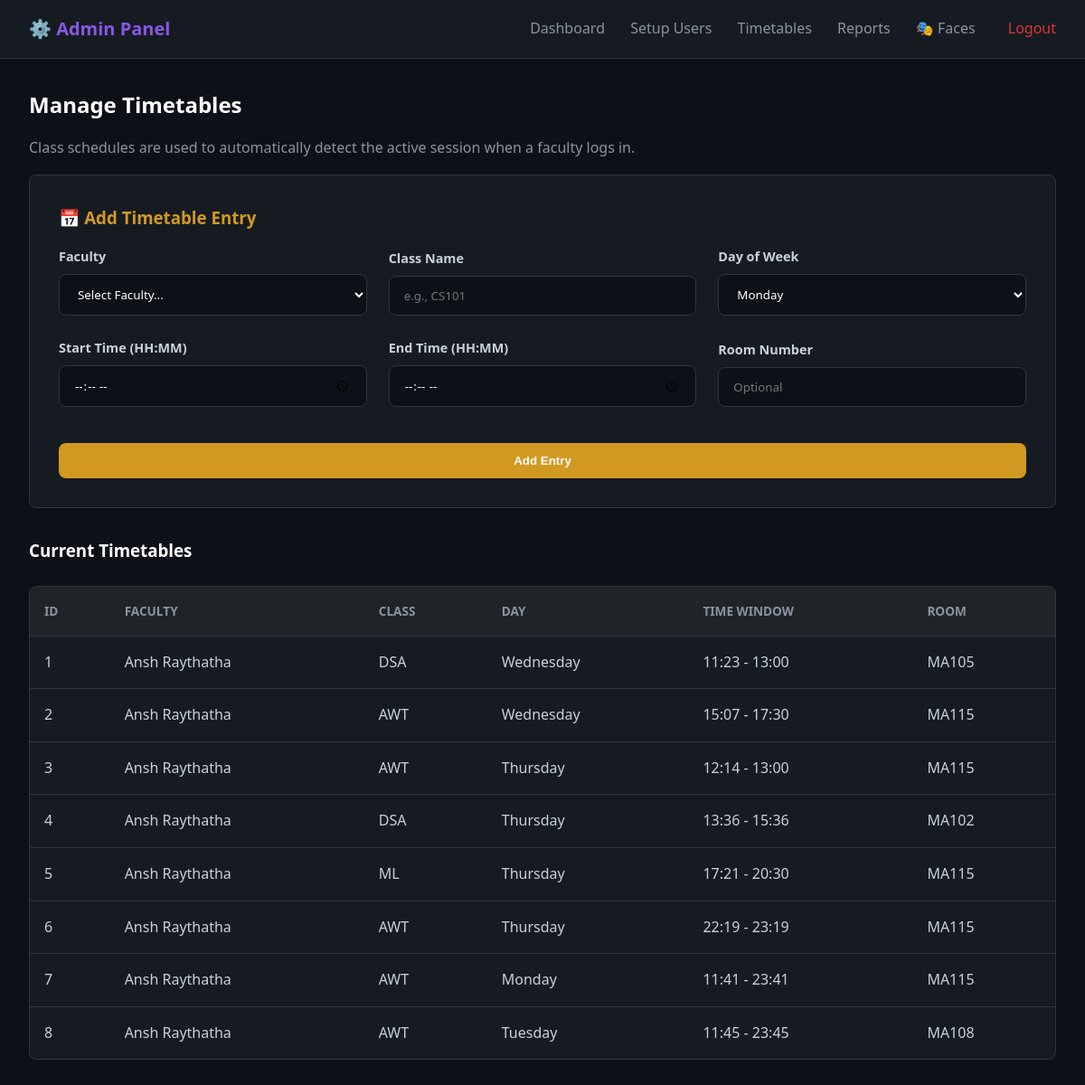
/admin/timetables (signed in), run on an earlier commit of the app's database.
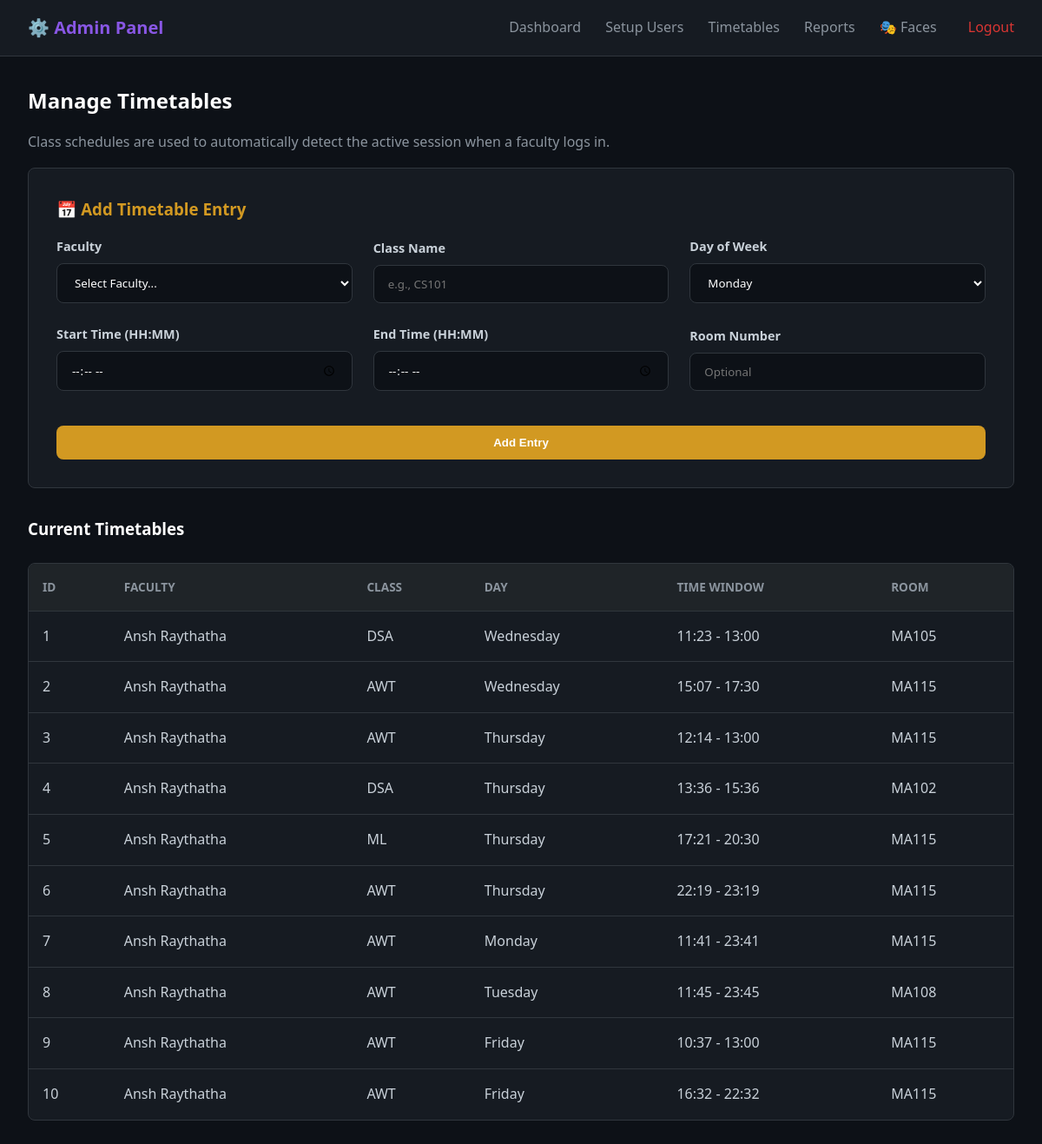
And on a later commit of the database.
### tables this page shows
CREATE TABLE faculties (
                id INTEGER PRIMARY KEY AUTOINCREMENT,
                name TEXT NOT NULL,
                email TEXT UNIQUE NOT NULL,
                department TEXT NOT NULL,
                passcode_hash TEXT NOT NULL,
                created_at TIMESTAMP DEFAULT CURRENT_TIMESTAMP,
                is_active BOOLEAN DEFAULT 1
            );

CREATE TABLE timetables (
                id INTEGER PRIMARY KEY AUTOINCREMENT,
                faculty_id INTEGER NOT NULL,
                class_name TEXT NOT NULL,
                day_of_week TEXT NOT NULL,
                start_time TEXT NOT NULL,
                end_time TEXT NOT NULL,
                room_number TEXT,
                created_at TIMESTAMP DEFAULT CURRENT_TIMESTAMP,
                FOREIGN KEY (faculty_id) REFERENCES faculties(id)
            );

### app.py (the view)
    def wrap(*args, **kwargs):
        if not session.get("admin_logged_in"):
            return redirect(url_for("admin_login"))
        return f(*args, **kwargs)

### app.py (called while the page is built)
def get_db():
    return Database()

def admin_required(f):
    def wrap(*args, **kwargs):
        if not session.get("admin_logged_in"):
            return redirect(url_for("admin_login"))
        return f(*args, **kwargs)
    wrap.__name__ = f.__name__
    return wrap

@app.route("/admin/timetables")
@admin_required
def admin_timetables():
    db = get_db()
    faculties = db.get_all_faculties() or []
    timetables = []
    f_map = {f[0]: f[1] for f in faculties}
    for f in faculties:
        for t in (db.get_faculty_timetables(f[0]) or []):
            timetables.append({
                "id": t[0],
                "faculty_name": f_map.get(t[1], "Unknown"),
                "class_name": t[2],
                "day": t[3],
                "start": t[4],
                "end": t[5],
                "room": t[6]
            })
    return render_template("admin_timetables.html", faculties=faculties, timetables=timetables)

### database.py (called while the page is built)
    def connect(self):
        self.conn = sqlite3.connect(DB_PATH)
        self.cursor = self.conn.cursor()

    def disconnect(self):
        if self.conn:
            self.conn.close()

    def get_all_faculties(self):
        self.connect()
        self.cursor.execute('SELECT * FROM faculties WHERE is_active = 1')
        results = self.cursor.fetchall()
        self.disconnect()
        return results

    def get_faculty_timetables(self, faculty_id):
        self.connect()
        self.cursor.execute('SELECT * FROM timetables WHERE faculty_id = ?', (faculty_id,))
        results = self.cursor.fetchall()
        self.disconnect()
        return results

### templates/admin_timetables.html (shortened to what this page needs)
{% extends "admin_base.html" %}
{% block content %}
<h2>Manage Timetables</h2>
<p>Class schedules are used to automatically detect the active session when a faculty logs in.</p>
<div style="background: var(--bg-card); padding: 2rem; border-radius: var(--radius-md); border: 1px solid var(--border-color); margin-bottom: 2rem;">
    <h3 style="color: var(--accent-gold);">📅 Add Timetable Entry</h3>
    <form id="ttForm" style="display: grid; grid-template-columns: repeat(3, 1fr); gap: 1.5rem; align-items: end;">
        <div class="form-group" style="margin: 0;">
            <label>Faculty</label>
            <select id="t_faculty" required>
                <option value="" disabled selected>Select Faculty...</option>
            </select>
        </div>
        <div class="form-group" style="margin: 0;">
            <label>Class Name</label>
            <input type="text" id="t_class" placeholder="e.g., CS101" required>
        </div>
        <div class="form-group" style="margin: 0;">
            <label>Day of Week</label>
            <select id="t_day" required>
                <option value="Monday">Monday</option>
            </select>
        </div>
        <div class="form-group" style="margin: 0;">
            <label>Start Time (HH:MM)</label>
            <input type="time" id="t_start" required>
        </div>
        <div class="form-group" style="margin: 0;">
            <label>End Time (HH:MM)</label>
            <input type="time" id="t_end" required>
        </div>
        <div class="form-group" style="margin: 0;">
            <label>Room Number</label>
            <input type="text" id="t_room" placeholder="Optional">
        </div>
        <div style="grid-column: span 3; margin-top: 1rem;">
            <button type="submit" class="btn btn-primary" style="background: var(--accent-gold);">Add Entry</button>
        </div>
    </form>
</div>
<h3>Current Timetables</h3>
<div class="table-container">
    <table>
        <thead>
            <tr>
                <th>ID</th>
                <th>Faculty</th>
                <th>Class</th>
                <th>Day</th>
                <th>Time Window</th>
                <th>Room</th>
            </tr>
        </thead>
        <tbody>
            {% for t in timetables %}
            <tr>
                <td>{{ t.id }}</td>
                <td>{{ t.faculty_name }}</td>
                <td>{{ t.class_name }}</td>
                <td>{{ t.day }}</td>
                <td>{{ t.start }} - {{ t.end }}</td>
                <td>{{ t.room or 'N/A' }}</td>
            </tr>
            {% else %}
            <tr><td colspan="6" style="text-align: center; color: var(--text-muted);">No timetables created yet.</td></tr>
            {% endfor %}
        </tbody>
    </table>
</div>
{% endblock %}

### templates/admin_base.html (shortened to what this page needs)
<!DOCTYPE html>
<html lang="en">
<head>
    <link rel="stylesheet" href="{{ url_for('static', filename='css/styles.css') }}">
</head>
<body>
    <nav class="navbar">
        <div class="nav-brand" style="font-size: 1.25rem; font-weight: 600; color: var(--accent-purple);">
            ⚙️ Admin Panel
        </div>
        <div class="nav-links">
            <a href="{{ url_for('admin_dashboard') }}">Dashboard</a>
            <a href="{{ url_for('admin_setup') }}">Setup Users</a>
            <a href="{{ url_for('admin_timetables') }}">Timetables</a>
            <a href="{{ url_for('admin_reports') }}">Reports</a>
            <a href="{{ url_for('admin_faces') }}">🎭 Faces</a>
            <a href="{{ url_for('admin_logout') }}" style="color: var(--accent-red); margin-left: 2rem;">Logout</a>
        </div>
    </nav>
    <div class="container">
        {% block content %}{% endblock %}
    </div>
</body>
</html>

### static/css/styles.css (style rules this page uses)
:root { --bg-primary: #0d1117; --bg-card: #161b22; --bg-hover: #1f2428; --border-color: #30363d; --text-primary: #c9d1d9; --text-muted: #8b949e; --accent-blue: #58a6ff; --accent-green: #2ea043; --accent-red: #da3633; --accent-gold: #d29922; --accent-purple: #8957e5; --shadow-sm: 0 1px 3px rgba(0,0,0,0.12), 0 1px 2px rgba(0,0,0,0.24); --shadow-md: 0 4px 6px rgba(0,0,0,0.3); --radius-md: 8px; --radius-lg: 12px; }
* { box-sizing: border-box; margin: 0; padding: 0; }
body { font-family: 'Segoe UI', system-ui, -apple-system, sans-serif; background-color: var(--bg-primary); color: var(--text-primary); line-height: 1.6; min-height: 100vh; display: flex; flex-direction: column; }
h1, h2, h3, h4 { color: white; font-weight: 600; margin-bottom: 1rem; }
h2 { font-size: 1.5rem; }
p { margin-bottom: 1rem; color: var(--text-muted); }
.container { max-width: 1200px; margin: 0 auto; padding: 2rem; width: 100%; }
.navbar { background: var(--bg-card); border-bottom: 1px solid var(--border-color); padding: 1rem 2rem; display: flex; justify-content: space-between; align-items: center; }
.nav-links a { color: var(--text-muted); text-decoration: none; margin-left: 1.5rem; font-weight: 500; transition: color 0.2s; }
.form-group { margin-bottom: 1.5rem; }
label { display: block; margin-bottom: 0.5rem; font-weight: 600; font-size: 0.9rem; color: var(--text-primary); }
input, select { width: 100%; padding: 0.75rem 1rem; background: var(--bg-primary); border: 1px solid var(--border-color); border-radius: var(--radius-md); color: white; font-family: inherit; transition: border-color 0.2s; }
.btn { display: inline-block; padding: 0.75rem 1.5rem; border: none; border-radius: var(--radius-md); font-weight: 600; cursor: pointer; text-align: center; transition: all 0.2s; color: white; text-decoration: none; width: 100%; }
.btn-primary { background: var(--accent-blue); }
.table-container { background: var(--bg-card); border-radius: var(--radius-md); border: 1px solid var(--border-color); overflow-x: auto; margin-top: 1.5rem; }
table { width: 100%; border-collapse: collapse; }
th, td { padding: 1rem; text-align: left; border-bottom: 1px solid var(--border-color); }
th { background: var(--bg-hover); color: var(--text-muted); font-weight: 600; font-size: 0.85rem; text-transform: uppercase; }
tr:last-child td { border-bottom: none; }

What changed in the data, as far as the page shows it:
added timetables: class_name "AWT", day "Friday", start "10:37", end "13:00", room_number "MA115"
added timetables: class_name "AWT", day "Friday", start "16:32", end "22:32", room_number "MA115"
Also different on the page:
new list line: "9 -"
new list line: "Ansh Raythatha"
new list line: "10 -"
